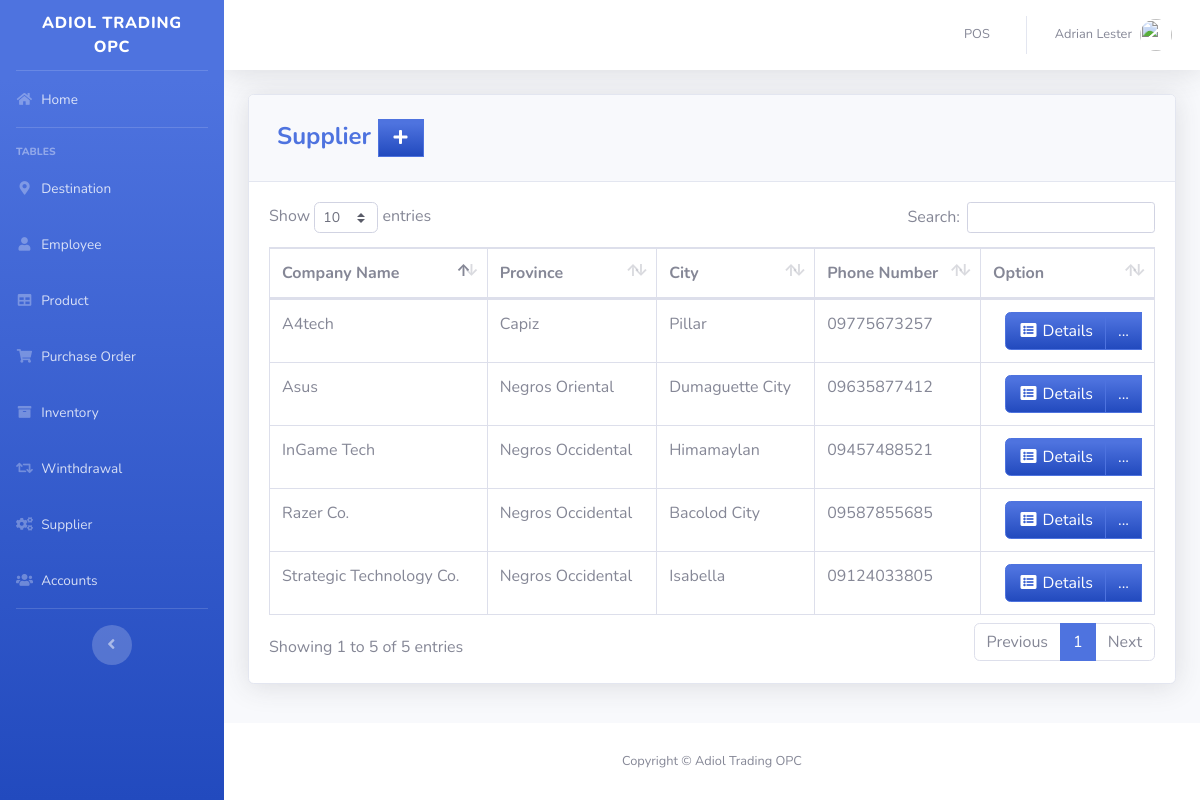
/pages/supplier.php (signed in), run on the app's committed database.
### tables this page shows
CREATE TABLE `supplier` (
  `SUPPLIER_ID` int(11) NOT NULL,
  `COMPANY_NAME` varchar(50) DEFAULT NULL,
  `LOCATION_ID` int(11) NOT NULL,
  `PHONE_NUMBER` varchar(11) DEFAULT NULL
);

CREATE TABLE `location` (
  `LOCATION_ID` int(11) NOT NULL,
  `PROVINCE` varchar(100) DEFAULT NULL,
  `CITY` varchar(100) DEFAULT NULL
);

### pages/supplier.php (the view, shortened to what this page needs)
<?php
include'../includes/connection.php';
include'../includes/sidebar.php';
?>
            <div class="card shadow mb-4">
            <div class="card-header py-3">
              <h4 class="m-2 font-weight-bold text-primary">Supplier&nbsp;<a  href="#" data-toggle="modal" data-target="#supplierModal" type="button" class="btn btn-primary bg-gradient-primary" style="border-radius: 0px;"><i class="fas fa-fw fa-plus"></i></a></h4>
            </div>
            <div class="card-body">
              <div class="table-responsive">
                <table class="table table-bordered" id="dataTable" width="100%" cellspacing="0">
               <thead>
                   <tr>
                       <th>Company Name</th>
                       <th>Province</th>
                       <th>City</th>
                       <th>Phone Number</th>
                       <th>Option</th>
                   </tr>
               </thead>
          <tbody>
<?php
    $query = 'SELECT SUPPLIER_ID, COMPANY_NAME, l.PROVINCE, l.CITY, PHONE_NUMBER FROM supplier s join location l on s.LOCATION_ID=l.LOCATION_ID';
        $result = mysqli_query($db, $query) or die (mysqli_error($db));
            while ($row = mysqli_fetch_assoc($result)) {
                echo '<tr>';
                echo '<td>'. $row['COMPANY_NAME'].'</td>';
                echo '<td>'. $row['PROVINCE'].'</td>';
                echo '<td>'. $row['CITY'].'</td>';
                echo '<td>'. $row['PHONE_NUMBER'].'</td>';
                      echo '<td align="right"> <div class="btn-group">
                              <a type="button" class="btn btn-primary bg-gradient-primary" href="sup_searchfrm.php?action=edit & id='.$row['SUPPLIER_ID'] . '"><i class="fas fa-fw fa-list-alt"></i> Details</a>
                            <div class="btn-group">
                              <a type="button" class="btn btn-primary bg-gradient-primary dropdown no-arrow" data-toggle="dropdown" style="color:white;">
                              ... <span class="caret"></span></a>
                            <ul class="dropdown-menu text-center" role="menu">
                                <li>
                                  <a type="button" class="btn btn-warning bg-gradient-warning btn-block" style="border-radius: 0px;" href="sup_edit.php?action=edit & id='.$row['SUPPLIER_ID']. '">
                                    <i class="fas fa-fw fa-edit"></i> Edit
                                  </a>
                                </li>
                            </ul>
                            </div>
                          </div> </td>';
                      echo '</tr> ';
                        }
?>
                                </tbody>
                            </table>
                        </div>
                    </div>
                  </div>
<?php
include'../includes/footer.php';
?>

### includes/sidebar.php (shortened to what this page needs)
<!DOCTYPE html>
<html lang="en">
<head>
    <link href="../vendor/fontawesome-free/css/all.min.css" rel="stylesheet" type="text/css">
    <link href="../css/sb-admin-2.min.css" rel="stylesheet">
    <link href="../vendor/datatables/dataTables.bootstrap4.min.css" rel="stylesheet">
</head>
<body id="page-top">
    <div id="wrapper">
        <ul class="navbar-nav bg-gradient-primary sidebar sidebar-dark accordion" id="accordionSidebar">
            <a class="sidebar-brand d-flex align-items-center justify-content-center" href="index.php">
                <div class="sidebar-brand-text mx-3">Adiol Trading OPC</div>
            </a>
            <hr class="sidebar-divider my-0">
            <li class="nav-item">
                <a class="nav-link" href="index.php">
                    <i class="fas fa-fw fa-home"></i>
                    <span>Home</span></a>
            </li>
            <hr class="sidebar-divider">
            <div class="sidebar-heading">
                Tables
            </div>
            <li class="nav-item">
                <a class="nav-link" href="customer.php">
                    <i class="fas fa-fw fa-map-marker-alt"></i>
                    <span>Destination</span></a>
            </li>
            <li class="nav-item">
                <a class="nav-link" href="employee.php">
                    <i class="fas fa-fw fa-user"></i>
                    <span>Employee</span></a>
            </li>
            <li class="nav-item">
                <a class="nav-link" href="product.php">
                    <i class="fas fa-fw fa-table"></i>
                    <span>Product</span></a>
            </li>
            <li class="nav-item">
                <a class="nav-link" href="purchase.php">
                    <i class="fas fa-fw fa-shopping-cart"></i>
                    <span>Purchase Order</span></a>
            </li>
            <li class="nav-item">
                <a class="nav-link" href="inventory.php">
                    <i class="fas fa-fw fa-archive"></i>
                    <span>Inventory</span></a>
            </li>
            <li class="nav-item">
                <a class="nav-link" href="transaction.php">
                    <i class="fas fa-fw fa-retweet"></i>
                    <span>Winthdrawal</span></a>
            </li>
            <li class="nav-item">
                <a class="nav-link" href="supplier.php">
                    <i class="fas fa-fw fa-cogs"></i>
                    <span>Supplier</span></a>
            </li>
            <li class="nav-item">
                <a class="nav-link" href="user.php">
                    <i class="fas fa-fw fa-users"></i>
                    <span>Accounts</span></a>
            </li>
            <hr class="sidebar-divider d-none d-md-block">
            <div class="text-center d-none d-md-inline">
                <button class="rounded-circle border-0" id="sidebarToggle"></button>
            </div>
        </ul>
        <?php include_once 'topbar.php'; ?>

### includes/topbar.php (shortened to what this page needs)
<div id="content-wrapper" class="d-flex flex-column">
    <div id="content">
        <nav class="navbar navbar-expand navbar-light bg-white topbar mb-4 static-top shadow">
            <ul class="navbar-nav ml-auto">
                <li class="nav-item dropdown no-arrow">
                    <a class="nav-link" href="pos.php" role="button">
                        <span class="mr-2 d-none d-lg-inline text-gray-600 small">POS</span>
                    </a>
                </li>
                <li class="nav-item dropdown no-arrow">
                    <a class="nav-link dropdown-toggle" href="#" id="userDropdown" role="button"
                        data-toggle="dropdown" aria-haspopup="true" aria-expanded="false">
                        <span
                            class="mr-2 d-none d-lg-inline text-gray-600 small"><?php echo  $_SESSION['FIRST_NAME']. ' '.$_SESSION['LAST_NAME'] ;?></span>
                        <img class="img-profile rounded-circle" <?php
              if($_SESSION['GENDER']=='Male'){
                echo 'src="https://encrypted-tbn0.gstatic.com/images?q=tbn:ANd9GcTS0rikanm-OEchWDtCAWQ_s1hQq1nOlQUeJr242AdtgqcdEgm0Dg"';
              }else{
                echo 'src="https://encrypted-tbn0.gstatic.com/images?q=tbn:ANd9GcSNngF0RFPjyGl4ybo78-XYxxeap88Nvsyj1_txm6L4eheH8ZBu"';
              }
            ?>>
                    </a>
                </li>
            </ul>
        </nav>
        <div class="container-fluid">

### includes/footer.php (shortened to what this page needs)
</div>
</div>
<footer class="sticky-footer bg-white">
    <div class="container my-auto">
        <div class="copyright text-center my-auto">
            <span>Copyright © Adiol Trading OPC</span>
        </div>
    </div>
</footer>
</div>
</div>
</body>
</html>

### data on the page
supplier: COMPANY_NAME "InGame Tech", LOCATION_ID.PROVINCE "Negros Occidental", LOCATION_ID.CITY "Himamaylan", PHONE_NUMBER "09457488521"
supplier: COMPANY_NAME "Asus", LOCATION_ID.PROVINCE "Negros Oriental", LOCATION_ID.CITY "Dumaguette City", PHONE_NUMBER "09635877412"
supplier: COMPANY_NAME "Razer Co.", LOCATION_ID.PROVINCE "Negros Occidental", LOCATION_ID.CITY "Bacolod City", PHONE_NUMBER "09587855685"
supplier: COMPANY_NAME "Strategic Technology Co.", LOCATION_ID.PROVINCE "Negros Occidental", LOCATION_ID.CITY "Isabella", PHONE_NUMBER "09124033805"
supplier: COMPANY_NAME "A4tech", LOCATION_ID.PROVINCE "Capiz", LOCATION_ID.CITY "Pillar", PHONE_NUMBER "09775673257"

### other printed values
$_SESSION['FIRST_NAME'] "Adrian"
$_SESSION['LAST_NAME'] "Lester"
